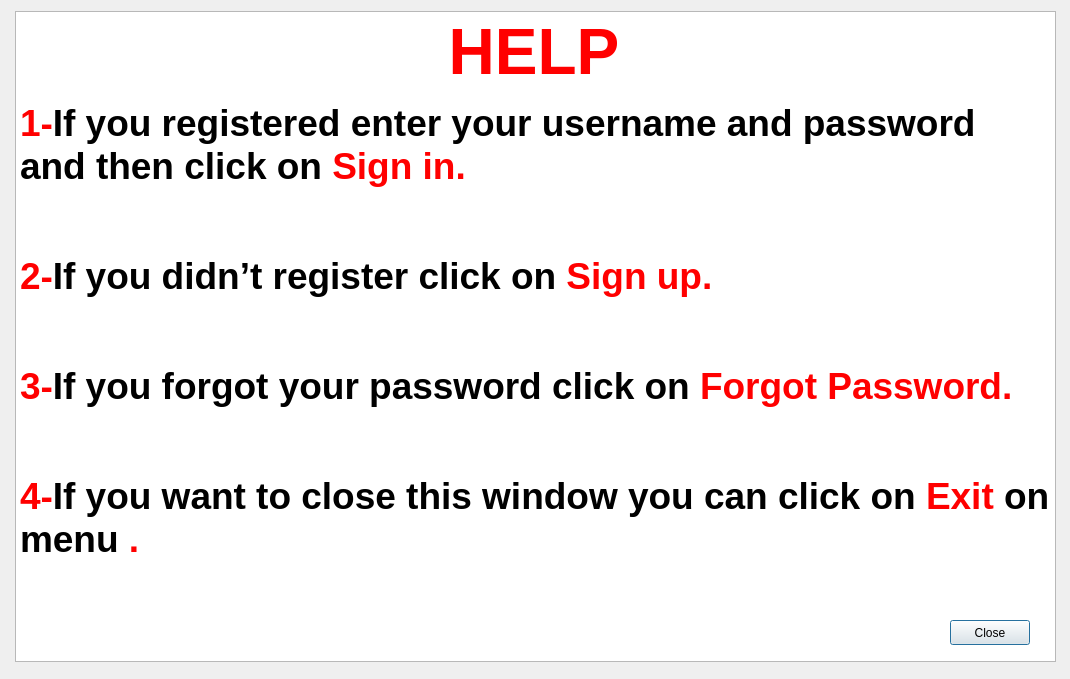
<?xml version="1.0" encoding="UTF-8"?>
<ui version="4.0">
 <class>help</class>
 <widget class="QDialog" name="help">
  <property name="geometry">
   <rect>
    <x>0</x>
    <y>0</y>
    <width>1070</width>
    <height>679</height>
   </rect>
  </property>
  <property name="sizePolicy">
   <sizepolicy hsizetype="Fixed" vsizetype="Fixed">
    <horstretch>0</horstretch>
    <verstretch>0</verstretch>
   </sizepolicy>
  </property>
  <property name="windowTitle">
   <string>Help</string>
  </property>
  <property name="windowIcon">
   <iconset resource="files.qrc">
    <normaloff>:/icon/images/icons8-help-96.png</normaloff>:/icon/images/icons8-help-96.png</iconset>
  </property>
  <widget class="QTextBrowser" name="textBrowser">
   <property name="geometry">
    <rect>
     <x>15</x>
     <y>11</y>
     <width>1041</width>
     <height>651</height>
    </rect>
   </property>
   <property name="html">
    <string>&lt;!DOCTYPE HTML PUBLIC &quot;-//W3C//DTD HTML 4.0//EN&quot; &quot;http://www.w3.org/TR/REC-html40/strict.dtd&quot;&gt;
&lt;html&gt;&lt;head&gt;&lt;meta name=&quot;qrichtext&quot; content=&quot;1&quot; /&gt;&lt;style type=&quot;text/css&quot;&gt;
p, li { white-space: pre-wrap; }
&lt;/style&gt;&lt;/head&gt;&lt;body style=&quot; font-family:'MS Shell Dlg 2'; font-size:7.8pt; font-weight:400; font-style:normal;&quot;&gt;
&lt;p align=&quot;center&quot; style=&quot; margin-top:12px; margin-bottom:12px; margin-left:0px; margin-right:0px; -qt-block-indent:0; text-indent:0px;&quot;&gt;&lt;span style=&quot; font-family:'Blackadder ITC'; font-size:48pt; font-weight:600; color:#ff0000;&quot;&gt;HELP&lt;/span&gt;&lt;span style=&quot; font-size:8pt;&quot;&gt; &lt;/span&gt;&lt;/p&gt;
&lt;p style=&quot; margin-top:12px; margin-bottom:12px; margin-left:0px; margin-right:0px; -qt-block-indent:0; text-indent:0px;&quot;&gt;&lt;span style=&quot; font-family:'Blackadder ITC'; font-size:28pt; font-weight:600; color:#ff0000;&quot;&gt;1-&lt;/span&gt;&lt;span style=&quot; font-family:'Blackadder ITC'; font-size:28pt; font-weight:600;&quot;&gt;If you registered enter your username and password and then click on &lt;/span&gt;&lt;span style=&quot; font-family:'Blackadder ITC'; font-size:28pt; font-weight:600; color:#ff0000;&quot;&gt;Sign in.&lt;/span&gt;&lt;span style=&quot; font-size:8pt;&quot;&gt; &lt;/span&gt;&lt;/p&gt;
&lt;p style=&quot; margin-top:12px; margin-bottom:12px; margin-left:0px; margin-right:0px; -qt-block-indent:0; text-indent:0px;&quot;&gt;&lt;span style=&quot; font-family:'Blackadder ITC'; font-size:28pt; font-weight:600; color:#ff0000;&quot;&gt; &lt;/span&gt;&lt;span style=&quot; font-size:8pt;&quot;&gt; &lt;/span&gt;&lt;/p&gt;
&lt;p style=&quot; margin-top:12px; margin-bottom:12px; margin-left:0px; margin-right:0px; -qt-block-indent:0; text-indent:0px;&quot;&gt;&lt;span style=&quot; font-family:'Blackadder ITC'; font-size:28pt; font-weight:600; color:#ff0000;&quot;&gt;2-&lt;/span&gt;&lt;span style=&quot; font-family:'Blackadder ITC'; font-size:28pt; font-weight:600;&quot;&gt;If you didn’t register click on &lt;/span&gt;&lt;span style=&quot; font-family:'Blackadder ITC'; font-size:28pt; font-weight:600; color:#ff0000;&quot;&gt;Sign up.&lt;/span&gt;&lt;span style=&quot; font-size:8pt;&quot;&gt; &lt;/span&gt;&lt;/p&gt;
&lt;p style=&quot; margin-top:12px; margin-bottom:12px; margin-left:0px; margin-right:0px; -qt-block-indent:0; text-indent:0px;&quot;&gt;&lt;span style=&quot; font-family:'Blackadder ITC'; font-size:28pt; font-weight:600; color:#ff0000;&quot;&gt; &lt;/span&gt;&lt;span style=&quot; font-size:8pt;&quot;&gt; &lt;/span&gt;&lt;/p&gt;
&lt;p style=&quot; margin-top:12px; margin-bottom:12px; margin-left:0px; margin-right:0px; -qt-block-indent:0; text-indent:0px;&quot;&gt;&lt;span style=&quot; font-family:'Blackadder ITC'; font-size:28pt; font-weight:600; color:#ff0000;&quot;&gt;3-&lt;/span&gt;&lt;span style=&quot; font-family:'Blackadder ITC'; font-size:28pt; font-weight:600;&quot;&gt;If you forgot your password click on &lt;/span&gt;&lt;span style=&quot; font-family:'Blackadder ITC'; font-size:28pt; font-weight:600; color:#ff0000;&quot;&gt;Forgot Password.&lt;/span&gt;&lt;span style=&quot; font-size:8pt;&quot;&gt; &lt;/span&gt;&lt;/p&gt;
&lt;p style=&quot; margin-top:12px; margin-bottom:12px; margin-left:0px; margin-right:0px; -qt-block-indent:0; text-indent:0px;&quot;&gt;&lt;span style=&quot; font-family:'Blackadder ITC'; font-size:28pt; font-weight:600; color:#ff0000;&quot;&gt; &lt;/span&gt;&lt;span style=&quot; font-size:8pt;&quot;&gt; &lt;/span&gt;&lt;/p&gt;
&lt;p style=&quot; margin-top:12px; margin-bottom:12px; margin-left:0px; margin-right:0px; -qt-block-indent:0; text-indent:0px;&quot;&gt;&lt;span style=&quot; font-family:'Blackadder ITC'; font-size:28pt; font-weight:600; color:#ff0000;&quot;&gt;4-&lt;/span&gt;&lt;span style=&quot; font-family:'Blackadder ITC'; font-size:28pt; font-weight:600;&quot;&gt;If you want to close this window you can click on &lt;/span&gt;&lt;span style=&quot; font-family:'Blackadder ITC'; font-size:28pt; font-weight:600; color:#ff0000;&quot;&gt;Exit &lt;/span&gt;&lt;span style=&quot; font-family:'Blackadder ITC'; font-size:28pt; font-weight:600;&quot;&gt;on menu &lt;/span&gt;&lt;span style=&quot; font-family:'Blackadder ITC'; font-size:28pt; font-weight:600; color:#ff0000;&quot;&gt;.&lt;/span&gt;&lt;span style=&quot; font-size:8pt;&quot;&gt; &lt;/span&gt;&lt;/p&gt;&lt;/body&gt;&lt;/html&gt;</string>
   </property>
  </widget>
  <widget class="QPushButton" name="qpb_close">
   <property name="geometry">
    <rect>
     <x>950</x>
     <y>620</y>
     <width>80</width>
     <height>25</height>
    </rect>
   </property>
   <property name="text">
    <string>Close</string>
   </property>
  </widget>
 </widget>
 <resources>
  <include location="files.qrc"/>
 </resources>
 <connections/>
</ui>
